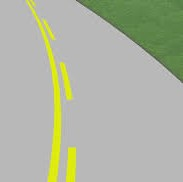
#> input picture linetracer/line3.jpg, 183 x 182 px
$ python line.py
#> lines starting #> are read from the running program, lines starting #| are printed output that depends on the picture; after the words box and inside, x2 and y2 are one past the last pixel; in counts of white or black regions, pixels touching at a corner belong together
import cv2
import numpy as np


def main():
    img_copy=cv2.imread('line3.jpg')
#> img_copy is the input picture: shape (182, 183, 3); mean B, G, R 161.9, 179.7, 174.4
    img=img_copy[60:150,0:700]
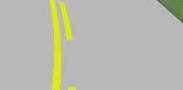
#> img: shape (90, 183, 3); mean B, G, R 173.8, 185.4, 184.2
    #line.jpg도 해볼 수 있음
    #crop_img=img[60:120,0:160]
    gray=cv2.cvtColor(img, cv2.COLOR_BGR2GRAY)
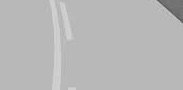
#> gray: shape (90, 183); min 83, max 212, mean 183.7
    blur=cv2.GaussianBlur(gray,(5,5),0)
    #여기 밑에 blur 다음 숫자 바꿔주면 임계점 바꿀 수 있음
    #현재 200보다 작은 값은 0, 200보다 큰 값은 255로 바꾸는 중
    ret,thresh1=cv2.threshold(blur,200,255,cv2.THRESH_BINARY_INV)
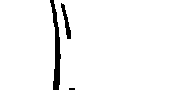
#> thresh1: shape (90, 183); 96.4% white; 3 black regions (1 under 20 px), largest, box (x1, y1, x2, y2) and area: (50, 0, 61, 90) 442, (61, 3, 71, 39) 139
    cv2.imshow('thresh1',thresh1)
    cv2.waitKey(0)


    mask = cv2.erode(thresh1, None, iterations=2)
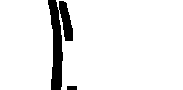
#> mask: shape (90, 183); 92.6% white; 2 black regions
    mask= cv2.dilate(mask,None,iterations=2)
    cv2.imshow('mask',mask)

    contours,hierarchy= cv2.findContours(mask.copy(),1,cv2.CHAIN_APPROX_NONE)
#> contours = 3 contours; box (x1, y1, x2, y2) and area: (54, 0, 183, 90) 10952, (0, 0, 55, 90) 4706, (60, 2, 72, 40) 177
    #무게중심 확인 후 선 중앙으로 가기 위한 보정 코드
    if len(contours) >0:
        c=max(contours, key=cv2.contourArea)
#> c = contour of 431 points, box (x1, y1, x2, y2) (54, 0, 183, 90), area 10952
        M=cv2.moments(c)
#> M = moments, m00 10952.5, centre m10/m00, m01/m00 = (120.4, 44.15)

        cx=int(M['m10']/M['m00'])
#> cx = 120
        cy=int(M['m01']/M['m00'])
#> cy = 44

        if cx>=95 and cx <=125:
            print("turn left!")
            #여기에 모터 왼쪽으로 가는 코드 넣기
        elif cx >= 39 and cx <= 65:
            print("turn right!")
            #여기에 모터 오른쪽으로 가는 코드 넣기
        else:
            print("go!")
            #직진 코드

        cv2.waitKey(0)
        cv2.destroyAllWindows()


if __name__=='__main__':
    main()

$ run again, with linetracer/line2.jpg copied over linetracer/line3.jpg
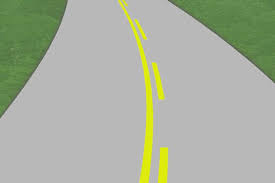
#> input picture linetracer/line2.jpg, 275 x 183 px
#> in main, img_copy is the input picture: shape (183, 275, 3); mean B, G, R 159.1, 176.1, 169.2
#> in main, `ret,thresh1=cv2.threshold(blur,200,255,cv2.THRESH_BINARY_INV)`:
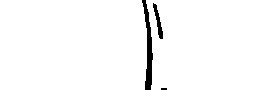
#> thresh1: shape (90, 275); 97.6% white; 3 black regions (1 under 20 px), largest, box (x1, y1, x2, y2) and area: (142, 0, 153, 90) 445, (153, 3, 163, 39) 137
#> in main, `mask = cv2.erode(thresh1, None, iterations=2)`:
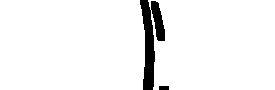
#> mask: shape (90, 275); 95.1% white; 2 black regions
#> contours = 3 contours; box (x1, y1, x2, y2) and area: (0, 0, 147, 90) 12894, (146, 0, 275, 90) 10950, (152, 2, 164, 40) 174
#> c = contour of 463 points, box (x1, y1, x2, y2) (0, 0, 147, 90), area 12894
#> M = moments, m00 12893.5, centre m10/m00, m01/m00 = (72.44, 44.61)
#> cx = 72
#> cy = 44
